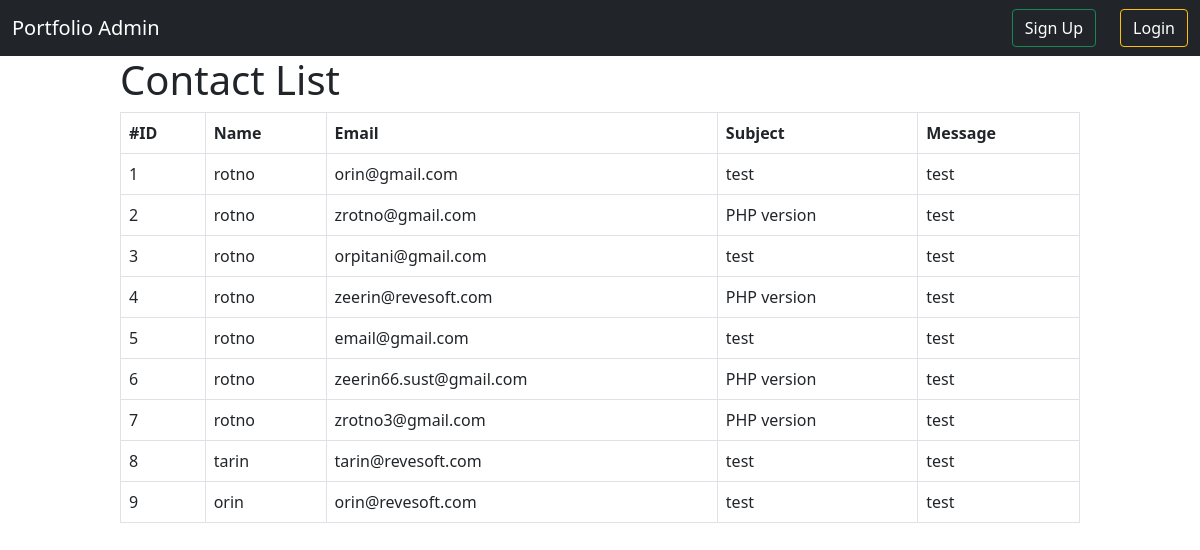
Page /show_contact on the committed database.
### portfolio/models.py (models this page shows, shortened)
class Contact(models.Model):
    name = models.CharField(max_length=100)
    email = models.EmailField(max_length=254, unique=True)
    subject = models.CharField(max_length=200)
    message=models.TextField(max_length = 255, blank = True, null=True)
    class Meta:
        db_table = ''
        managed = True
        verbose_name = 'contact'
        verbose_name_plural = 'contacts'

### portfolio/views.py (the view)
# urls.py: path('show_contact', views.ContactListView.as_view(), name='show_contact'),
class ContactListView(ListView):
    model = Contact
    template_name = 'show_contact.html'
    context_object_name = 'contactlist'

### portfolio/templates/show_contact.html
{% extends 'adminbase.html' %}
{% block body %}
<div style="width:80%;margin : auto;">
<h1>Contact List</h1>
{% if contactlist %}
  <table class="table table-bordered">
    <thead>
      <tr>
        <th scope="col">#ID</th>
        <th scope="col">Name</th>
        <th scope="col">Email</th>
        <th scope="col">Subject</th>
        <th scope="col">Message</th>
      </tr>
    </thead>
    <tbody>
      {% for item in contactlist %}
      <tr>
        <td>{{item.id}}</td>
        <td>{{item.name}}</td>
        <td>{{item.email}}</td>
        <td>{{item.subject}}</td>
        <td>{{item.message}}</td>
      </tr>
      {% endfor %}
    </tbody>
  </table>
  {% else %}
  <h3>No Data avaiable</h3>
  {% endif %}
</div>
{% endblock %}

### rows in the picture
Contact: id "1", name "rotno", email "orin@gmail.com", subject "test", message "test"
Contact: id "2", name "rotno", email "zrotno@gmail.com", subject "PHP version", message "test"
Contact: id "3", name "rotno", email "orpitani@gmail.com", subject "test", message "test"
Contact: id "4", name "rotno", email "zeerin@revesoft.com", subject "PHP version", message "test"
Contact: id "5", name "rotno", email "email@gmail.com", subject "test", message "test"
Contact: id "6", name "rotno", email "zeerin66.sust@gmail.com", subject "PHP version", message "test"
Contact: id "7", name "rotno", email "zrotno3@gmail.com", subject "PHP version", message "test"
Contact: id "8", name "tarin", email "tarin@revesoft.com", subject "test", message "test"
Contact: id "9", name "orin", email "orin@revesoft.com", subject "test", message "test"
